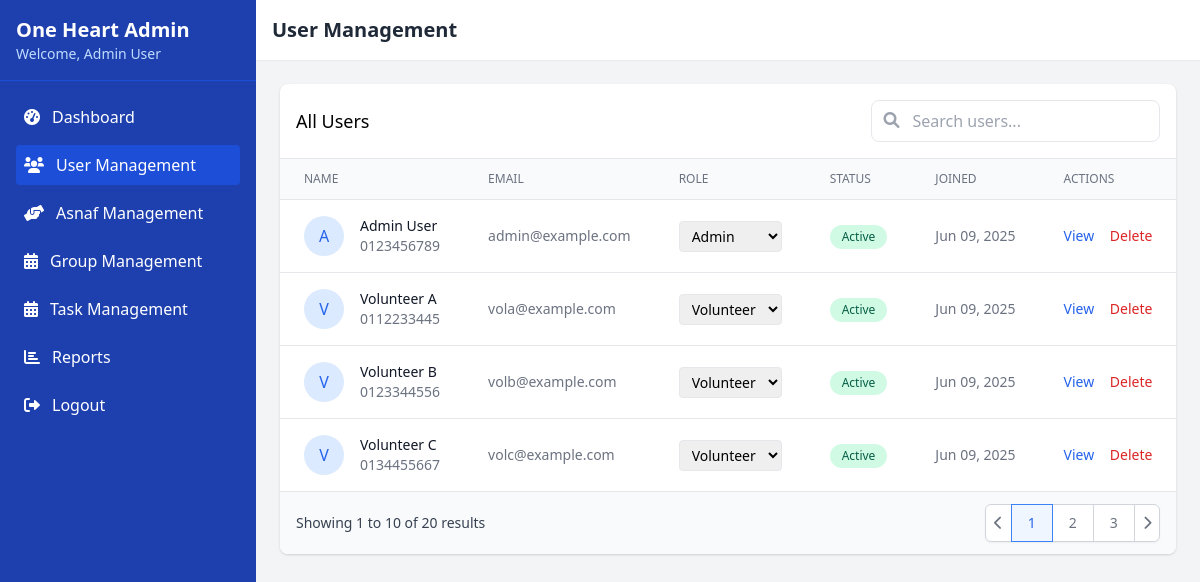
/admin_users.php (signed in), run on the app's committed database.
### tables this page shows
CREATE TABLE users (
    id INT AUTO_INCREMENT PRIMARY KEY,
    name VARCHAR(100) NOT NULL,
    username VARCHAR(50) UNIQUE NOT NULL,
    email VARCHAR(100) NOT NULL UNIQUE,
    password VARCHAR(255) NOT NULL,
    phone VARCHAR(20),
    ic VARCHAR(20),
    organization VARCHAR(255),
    role ENUM('admin', 'volunteer') NOT NULL DEFAULT 'volunteer',
    status ENUM('active', 'suspended') NOT NULL DEFAULT 'active',
    created_at TIMESTAMP DEFAULT CURRENT_TIMESTAMP,
    updated_at TIMESTAMP DEFAULT CURRENT_TIMESTAMP ON UPDATE CURRENT_TIMESTAMP
);

### admin_users.php (the view, shortened to what this page needs)
<?php
require_once 'config/database.php';
$users = $conn->query("SELECT * FROM users ORDER BY created_at DESC")->fetch_all(MYSQLI_ASSOC);
?>
<!DOCTYPE html>
<html lang="en">
<head>
    <link href="https://cdn.jsdelivr.net/npm/tailwindcss@2.2.19/dist/tailwind.min.css" rel="stylesheet">
    <link rel="stylesheet" href="https://cdnjs.cloudflare.com/ajax/libs/font-awesome/6.0.0/css/all.min.css">
</head>
<body class="bg-gray-100">
    <div class="flex">
        <?php include 'admin_sidebar.php'; ?>
        <div class="flex-1 ml-64">
            <header class="bg-white shadow-sm p-4">
                <h2 class="text-xl font-semibold text-gray-800">User Management</h2>
            </header>
            <main class="p-6">
                <div class="bg-white rounded-lg shadow overflow-hidden mb-6">
                    <div class="p-4 border-b border-gray-200">
                        <div class="flex justify-between items-center">
                            <h3 class="text-lg font-medium">All Users</h3>
                            <div class="relative">
                                <input type="text" placeholder="Search users..." class="pl-10 pr-4 py-2 border rounded-lg focus:outline-none focus:ring-2 focus:ring-blue-500">
                                <i class="fas fa-search absolute left-3 top-3 text-gray-400"></i>
                            </div>
                        </div>
                    </div>
                    <div class="overflow-x-auto">
                        <table class="min-w-full divide-y divide-gray-200">
                            <thead class="bg-gray-50">
                                <tr>
                                    <th class="px-6 py-3 text-left text-xs font-medium text-gray-500 uppercase">Name</th>
                                    <th class="px-6 py-3 text-left text-xs font-medium text-gray-500 uppercase">Email</th>
                                    <th class="px-6 py-3 text-left text-xs font-medium text-gray-500 uppercase">Role</th>
                                    <th class="px-6 py-3 text-left text-xs font-medium text-gray-500 uppercase">Status</th>
                                    <th class="px-6 py-3 text-left text-xs font-medium text-gray-500 uppercase">Joined</th>
                                    <th class="px-6 py-3 text-left text-xs font-medium text-gray-500 uppercase">Actions</th>
                                </tr>
                            </thead>
                            <tbody class="bg-white divide-y divide-gray-200">
                                <?php foreach ($users as $user): ?>
                                <tr>
                                    <td class="px-6 py-4 whitespace-nowrap">
                                        <div class="flex items-center">
                                            <div class="flex-shrink-0 h-10 w-10 rounded-full bg-blue-100 flex items-center justify-center">
                                                <span class="text-blue-600 font-medium">
                                                    <?= strtoupper(substr($user['name'], 0, 1)) ?>
                                                </span>
                                            </div>
                                            <div class="ml-4">
                                                <div class="text-sm font-medium text-gray-900"><?= htmlspecialchars($user['name']) ?></div>
                                                <div class="text-sm text-gray-500"><?= htmlspecialchars($user['phone']) ?></div>
                                            </div>
                                        </div>
                                    </td>
                                    <td class="px-6 py-4 whitespace-nowrap text-sm text-gray-500">
                                        <?= htmlspecialchars($user['email']) ?>
                                    </td>
                                    <td class="px-6 py-4 whitespace-nowrap">
                                        <form method="POST" class="flex items-center">
                                            <select name="role" onchange="this.form.submit()" class="border rounded px-2 py-1 text-sm focus:outline-none focus:ring-2 focus:ring-blue-500">
                                                <option value="admin" <?= $user['role'] == 'admin' ? 'selected' : '' ?>>Admin</option>
                                                <option value="volunteer" <?= $user['role'] == 'volunteer' ? 'selected' : '' ?>>Volunteer</option>
                                            </select>
                                        </form>
                                    </td>
                                    <td class="px-6 py-4 whitespace-nowrap">
                                        <form method="POST">
                                            <button type="submit" name="toggle_status" class="px-3 py-1 rounded-full text-xs font-medium <?= $user['status'] == 'active' ? 'bg-green-100 text-green-800' : 'bg-red-100 text-red-800' ?>">
                                                <?= ucfirst($user['status']) ?>
                                            </button>
                                        </form>
                                    </td>
                                    <td class="px-6 py-4 whitespace-nowrap text-sm text-gray-500">
                                        <?= date('M d, Y', strtotime($user['created_at'])) ?>
                                    </td>
                                    <td class="px-6 py-4 whitespace-nowrap text-sm text-gray-500">
                                        <a href="admin_view_user.php?id=<?= $user['id'] ?>" class="text-blue-600 hover:text-blue-900 mr-3">View</a>
                                        <a href="#" class="text-red-600 hover:text-red-900">Delete</a>
                                    </td>
                                </tr>
                                <?php endforeach; ?>
                            </tbody>
                        </table>
                    </div>
                    <div class="bg-gray-50 px-4 py-3 flex items-center justify-between border-t border-gray-200">
                        <div class="hidden sm:flex-1 sm:flex sm:items-center sm:justify-between">
                            <div>
                                <p class="text-sm text-gray-700">
                                    Showing <span class="font-medium">1</span> to <span class="font-medium">10</span> of <span class="font-medium">20</span> results
                                </p>
                            </div>
                            <div>
                                <nav class="relative z-0 inline-flex rounded-md shadow-sm -space-x-px" aria-label="Pagination">
                                    <a href="#" class="relative inline-flex items-center px-2 py-2 rounded-l-md border border-gray-300 bg-white text-sm font-medium text-gray-500 hover:bg-gray-50">
                                        <i class="fas fa-chevron-left"></i>
                                    </a>
                                    <a href="#" aria-current="page" class="z-10 bg-blue-50 border-blue-500 text-blue-600 relative inline-flex items-center px-4 py-2 border text-sm font-medium">1</a>
                                    <a href="#" class="bg-white border-gray-300 text-gray-500 hover:bg-gray-50 relative inline-flex items-center px-4 py-2 border text-sm font-medium">2</a>
                                    <a href="#" class="bg-white border-gray-300 text-gray-500 hover:bg-gray-50 relative inline-flex items-center px-4 py-2 border text-sm font-medium">3</a>
                                    <a href="#" class="relative inline-flex items-center px-2 py-2 rounded-r-md border border-gray-300 bg-white text-sm font-medium text-gray-500 hover:bg-gray-50">
                                        <i class="fas fa-chevron-right"></i>
                                    </a>
                                </nav>
                            </div>
                        </div>
                    </div>
                </div>
            </main>
        </div>
    </div>
</body>
</html>

### data on the page
users: name "A", name "Admin User", phone "0123456789", email "admin@example.com", role "Admin", status "Active", created_at "Jun 09, 2025"
users: name "V", name "Volunteer A", phone "0112233445", email "vola@example.com", role "Volunteer", status "Active", created_at "Jun 09, 2025"
users: name "V", name "Volunteer B", phone "0123344556", email "volb@example.com", role "Volunteer", status "Active", created_at "Jun 09, 2025"
users: name "V", name "Volunteer C", phone "0134455667", email "volc@example.com", role "Volunteer", status "Active", created_at "Jun 09, 2025"

### other printed values
$_SESSION['user_name'] "Admin User"
